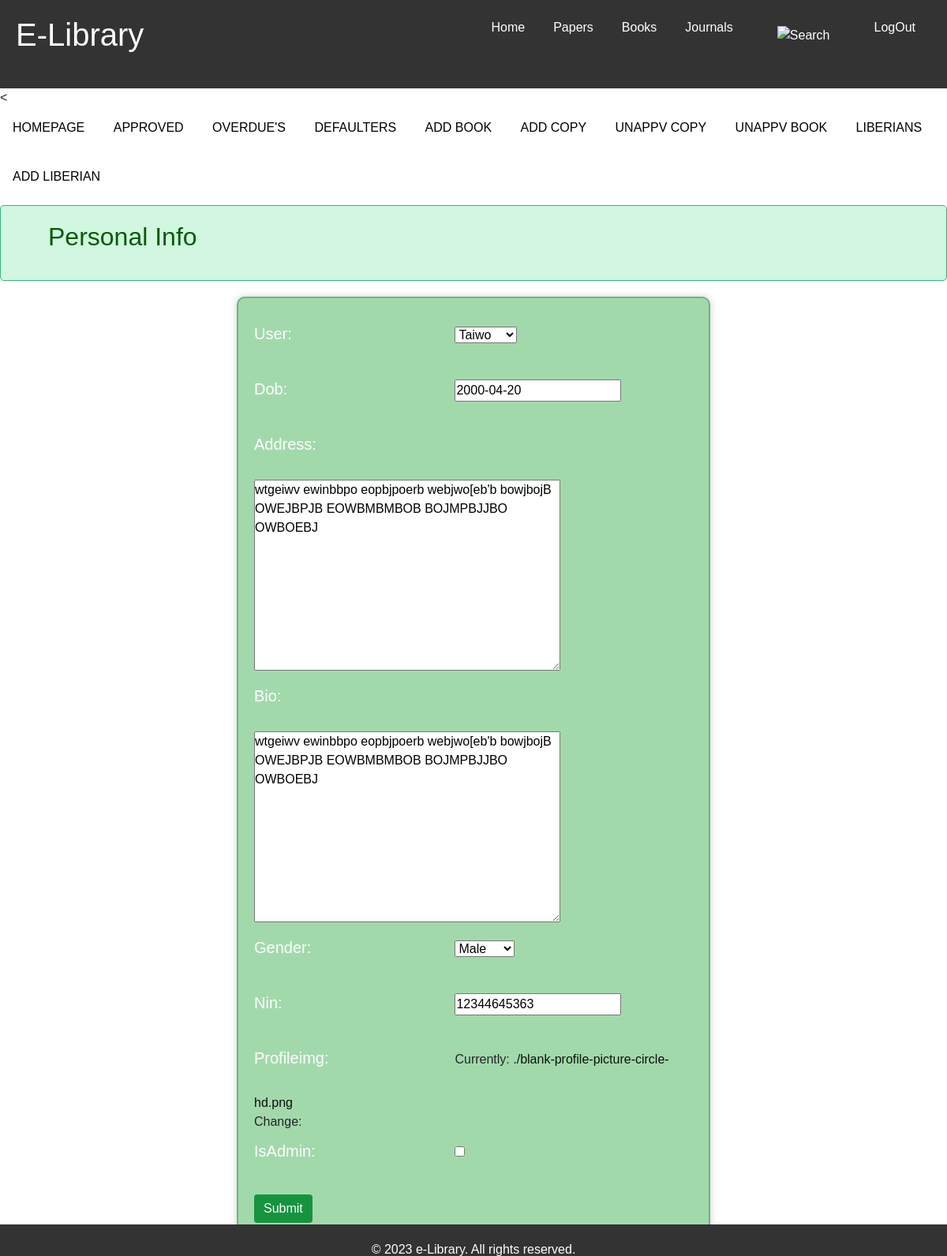
The page /liberianinfo/4 (signed in) on the database its author committed.
### libraryhelper/models.py (models this page shows)
class Liberian(models.Model):
    class Gender(models.TextChoices):
        Male = 'M', ('Male')
        Female = 'F', ('Female')
    user = models.OneToOneField(uuser, on_delete=models.CASCADE)
    dob = models.DateField()
    address = models.TextField(max_length=200,blank=True)
    bio = models.TextField(max_length=200,blank=True)
    gender = models.CharField(
        max_length=2,
        choices=Gender.choices,
        default=Gender.Male,
    )
    nin = models.CharField(max_length=200,blank=True)
    isAdmin = models.BooleanField(default=False)
    profileimg =  models.ImageField(default='./blank-profile-picture-circle-hd.png',upload_to="libraryhelper/images")
    last_log = models.DateTimeField(blank=True,null=True)
    dateadded = models.DateTimeField(auto_now_add=True)

### libraryhelper/views.py (the view, shortened to what this page needs)
# urls.py: path('liberianinfo/<int:copy_pk>', views.liberianinfo, name="liberianinfo"),
@login_required
def liberianinfo(request,copy_pk):
    lib = get_object_or_404(Liberian, id=copy_pk)
    if request.method == 'GET':
        form = LiberianForm(instance=lib)
        return render(request, 'libraryhelper/personalinfo.html',{'form':form})

### libraryhelper/forms.py
class LiberianForm(ModelForm):
    class Meta:
        model = Liberian
        fields = ['user','dob','address','bio','gender','nin','profileimg','isAdmin']

### libraryhelper/templates/libraryhelper/personalinfo.html (shortened to what this page needs)
{% extends "libraryhelper/home.html" %}
{% load static %}
{% block customcss %}
<link rel="stylesheet" type="text/css" href="{% static 'CSS/homepage.css' %}">
<link rel="stylesheet" type="text/css" href="{% static 'CSS/addtwobook.css' %}">
<link rel="stylesheet" href="{% static 'fontawesome-free-5.15.4-web/css/all.css' %}">
{% endblock %}
{% block slider %}
<<nav class="home">
    <ul class="homeul">
        <li class="homeli"><a href="{% url 'home' %}">HOMEPAGE</a></li>
        <li class="homeli"><a href="{% url 'approve' %}">APPROVED</a></li>
        <li class="homeli"><a href="{% url 'overdue' %}">OVERDUE'S</a></li>
        <li class="homeli"><a href="{% url 'defaulters' %}">DEFAULTERS</a></li>
        <li class="homeli"><a href="{% url 'addbook' %}">ADD BOOK</a></li>
        <li class="homeli"><a href="{% url 'addcopy' %}">ADD COPY</a></li>
        <li class="homeli"><a href="{% url 'approvecopylist' %}">UNAPPV COPY</a></li>
        <li class="homeli"><a href="{% url 'approvebooklist' %}">UNAPPV BOOK</a></li>
        <li class="homeli"><a href="{% url 'liberianlist' %}">LIBERIANS</a></li>
        <li class="homeli"><a href="{% url 'addliberian' %}">ADD LIBERIAN</a></li>
    </ul>
    </nav>
    <div class="alert">
        <h2>Personal Info</h2>
    </div>
    <form class="book-form" method="POST">
        {{form.as_p}}
        <button type="submit" name="approve">Submit</button>
    </form>
    {% endblock %}

### libraryhelper/static/CSS/home.css (style rules this page uses)
* { margin: 0; padding: 0; box-sizing: border-box; }
body { font-family: Arial, sans-serif; }
nav { background-color: #333; display: inline; height: 5vh; z-index: 2; margin: auto; color: white; }
h2 { margin-top: 0; }
ul { list-style: none; margin: 0; padding: 0; }
li { margin-bottom: 10px; }

### libraryhelper/static/CSS/homepage.css (style rules this page uses)
.home { width: 100%; background-color: #f2f2f2; }
.homeul { list-style-type: none; margin: 0; padding: 0; overflow: hidden; }
.homeli { display: inline-block; }
.homeli a { display: block; color: black; text-align: center; padding: 14px 16px; text-decoration: none; }
.alert { width: 100%; margin: 0 auto 20px auto; background-color: #d1f7e0; color: #095a08; padding: 20px; padding-left: 5%; margin-bottom: 20px; border: 1px solid #36b37e; border-radius: 5px; }
a { text-decoration: None; color: #0c110c; }
form { background-color: #f8f8f8; padding: 20px; border-radius: 10px; margin-top: 50px; box-shadow: 0 0 10px rgba(0, 0, 0, 0.2); }
form p { margin: 10px 0; }

### libraryhelper/static/CSS/addtwobook.css (style rules this page uses)
form { margin-left: 0px; }
label { color: white; height: 60px; width: 250px; margin: auto; font-size: 20px; align-items: center; }
.book-form { padding: 20px; margin: 20px auto; background-color: #a2d9ab; border: 2px solid #72b285; border-radius: 10px; width: 50%; }
button { display: inline-block; padding: 6px 12px; cursor: pointer; border: none; background-color: #15943d; color: white; border-radius: 4px; }

### rows shown on the page
Liberian: user "Taiwo", dob "2000-04-20", address "wtgeiwv ewinbbpo eopbjpoerb webjwo[eb'b bowjbojB OWEJBPJB EOWBMBMBOB BOJMPBJJBO OWBOEBJ", bio "wtgeiwv ewinbbpo eopbjpoerb webjwo[eb'b bowjbojB OWEJBPJB EOWBMBMBOB BOJMPBJJBO OWBOEBJ", gender "Male", nin "12344645363"
